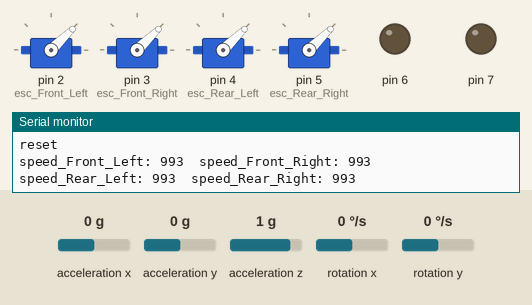
Recording of a sketch running on a simulated Arduino Uno, built with avr-gcc and run on an emulated ATmega328P. Shown: 4 × servo, output pins drawn as LEDs (lit = HIGH), the last lines printed to the serial monitor. Wiring (inferred from the names in the program): MPU-6050 motion sensor at I2C address 0x68. Inputs (shaded band) come from the test bench; at power-on: acceleration x 0 g, rotation y 0 °/s, acceleration y 0 g, acceleration z 1 g, rotation x 0 °/s. No radio packets arrive unless stated.

Above: at 8.2 s.
8.3 s: acceleration x set to -1.4 g
At 8.47 s:
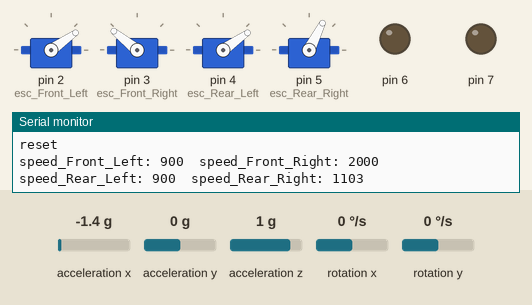
At 10.92 s:
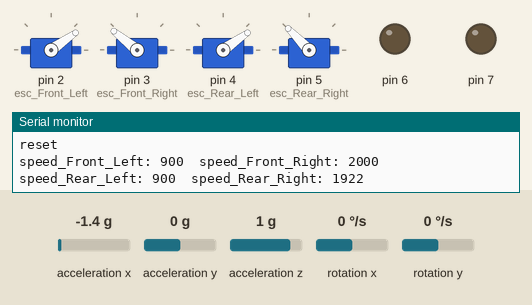
11.3 s: rotation y set to 192 °/s
At 13.5 s:
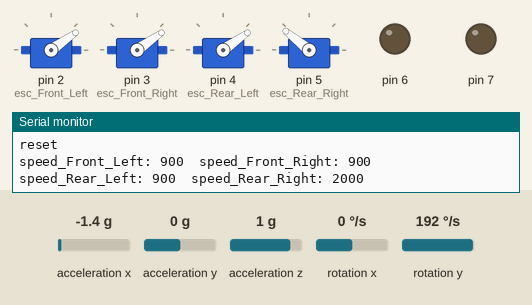
13.9 s: rotation y set to 125 °/s
16.9 s: rotation y set to 120 °/s
19.9 s: rotation y set to -192 °/s
At 22.6 s:
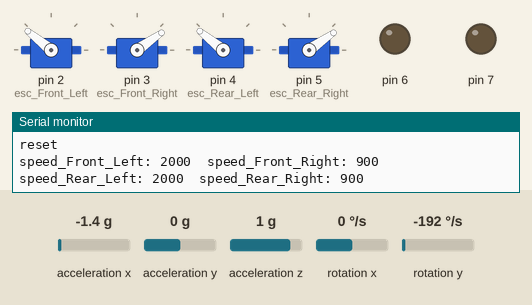
22.9 s: acceleration x set to 0.6 g
25.9 s: acceleration x set to 0.9 g
Timing chart, 0 to 68.6 s (numbered marks = the images above; inputs shaded):
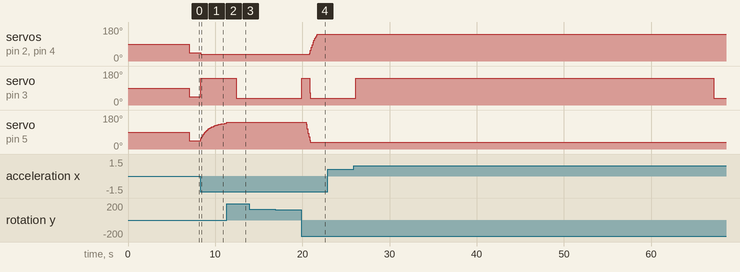

The sketch:

droneV3.ino
```cpp
 //#include <ac_float.h>

//  6 Channel Receiver | 6 Kanal Alıcı
//  PWM output on pins D2, D3, D4, D5, D6, D7 (Çıkış pinleri)
#include <SPI.h>
#include <nRF24L01.h>
#include <RF24.h>
#include <Servo.h>
#include <Wire.h>

Servo ch1;
Servo ch2;
Servo ch3;
Servo ch4;
Servo ch5;
Servo ch6;
struct Signal {
  byte throttle;
  byte pitch;
  byte roll;
  byte yaw;
  byte aux1;
  byte aux2;
};
Signal data;
const uint64_t pipeIn = 0xE9E8F0F0E1LL;
RF24 radio(9, 10);
void ResetData()
{
  Serial.print("reset");
  Serial.print("\n");

  // Define the inicial value of each data input. | Veri girişlerinin başlangıç değerleri
  // The middle position for Potenciometers. (254/2=127) | Potansiyometreler için orta konum
  data.roll = 127;   // Center | Merkez
  data.pitch = 127;  // Center | Merkez
  data.throttle = 1; // Motor Stop | Motor Kapalı
  data.yaw = 127;   // Center | Merkez
  data.aux1 = 127;   // Center | Merkez
  data.aux2 = 127;   // Center | Merkez
}


//drone

Servo esc_Front_Left;
Servo esc_Front_Right;
Servo esc_Rear_Left;
Servo esc_Rear_Right;


//int pin_Front_Left = 2; // this is the output of the arduino
//int pin_Front_Right = 3; // this is the output of the arduino
//int pin_Rear_Left = 4; // this is the output of the arduino
//int pin_Rear_Right = 5; // this is the output of the arduino


//short int maxJoystickInfluence = 20; // the maximum influnce the joystick has over the motors . // must be lower than 180 // the higher this is , the more the drone will be able to tilt
//edn drone

//Gyro values
int16_t Acc_rawX, Acc_rawY, Acc_rawZ, Gyr_rawX, Gyr_rawY, Gyr_rawZ;


float Acceleration_angle[2];
float Gyro_angle[2];
float Total_angle[2];


float elapsedTime, time, timePrev;
int i;
float rad_to_deg = 180 / 3.141592654;

float PID,error, previous_error, error2, previous_error2, PID_2;
float PID_new = 0;
float PID_2_new = 0;

uint8_t count  = 0;
uint8_t count_bool  = 0;
float PID_table[200] = {};
//float PID_2_table[200] = {};

float pid_p = 0;
float pid_i = 0;
float pid_d = 0;
float pid_p_2 = 0;
float pid_i_2 = 0;
float pid_d_2 = 0;
/////////////////PID CONSTANTS/////////////////
float kp = 3.55; //3.55
float ki = 0.005; //0.003
float kd = 0.05; //2.05
//
float kp_2 = 3.0; //3.55
float ki_2 = 0.002; //0.003
float kd_2 = 0.0001; //2.05
///////////////////////////////////////////////

//double throttle = 1300; //initial value of throttle to the motors
float desired_angle = 0;
float desired_angle_2 = 0;

  //This is the angle in which we whant the
//balance to stay steady
//end gyro

//


void setup()
{
  Serial.begin(9600);
  //Set the pins for each PWM signal | Her bir PWM sinyal için pinler belirleniyor.
  //  ch1.attach(2);
  //  ch2.attach(3);
  //  ch3.attach(4);
  //  ch4.attach(5);
  //  ch5.attach(6);
  //  ch6.attach(7);
  //Configure the NRF24 module
  ResetData();
  radio.begin();
  radio.openReadingPipe(1, pipeIn);
  radio.setAutoAck(false);
  radio.setDataRate(RF24_250KBPS);
  radio.setPALevel(RF24_PA_HIGH);
  radio.startListening(); //start the radio comunication for receiver | Alıcı olarak sinyal iletişimi başlatılıyor
  pinMode(6, OUTPUT);
  pinMode(7, OUTPUT);


  //drone


  esc_Front_Left.attach(2); // (pin, min pulse width, max pulse width in microseconds)
  esc_Front_Right.attach(3); // (pin, min pulse width, max pulse width in microseconds)
  esc_Rear_Left.attach(4); // (pin, min pulse width, max pulse width in microseconds)
  esc_Rear_Right.attach(5); // (pin, min pulse width, max pulse width in microseconds)
  //  end drone


  //Gyro
  Wire.begin(); //begin the wire comunication
  Wire.beginTransmission(0x68);
  Wire.write(0x6B);
  Wire.write(0);
  Wire.endTransmission(true);

  // right_prop.attach(3); //attatch the right motor to pin 3
  //left_prop.attach(5);  //attatch the left motor to pin 5

  time = millis(); //Start counting time in milliseconds
  /*In order to start up the ESCs we have to send a min value
     of PWM to them before connecting the battery. Otherwise
     the ESCs won't start up or enter in the configure mode.
     The min value is 1000us and max is 2000us, REMEMBER!*/
  //left_prop.writeMicroseconds(1000);
  // right_prop.writeMicroseconds(1000);
  delay(7000); /*Give some delay, 7s, to have time to connect
                 the propellers and let everything start up*/


  //edn gyro


}


unsigned long lastRecvTime = 0;
void recvData()
{
  while ( radio.available() ) {
    //Serial.print("available");
    radio.read(&data, sizeof(Signal));
    lastRecvTime = millis();   // receive the data | data alınıyor
    //led
    if (radio.available()) {
      digitalWrite(7, HIGH);
    }
    else{
      esc_Front_Left.writeMicroseconds(1000);    // Send the signal to the ESC
  esc_Front_Right.writeMicroseconds(1000);    // Send the signal to the ESC
  esc_Rear_Left.writeMicroseconds(1000);    // Send the signal to the ESC
  esc_Rear_Right.writeMicroseconds(1000);    // Send the signal to the ESC
  }

  }
}


void loop()
{
  recvData();
  unsigned long now = millis();
  if ( now - lastRecvTime > 1000 ) {
    ResetData(); // Signal lost.. Reset data | Sinyal kayıpsa data resetleniyor
  }
  int ch_width_4 = map(data.yaw,      15, 255, 990, 2000);     // pin D5 (PWM signal)
  int ch_width_2 = map(data.pitch,    15, 255, 990, 2000);     // pin D3 (PWM signal)
  int ch_width_3 = map(data.throttle, 15, 255, 990, 2000);     // pin D4 (PWM signal)
  int ch_width_1 = map(data.roll,     15, 255, 990, 2000);     // pin D2 (PWM signal)
  int ch_width_5 = map(data.aux1,     15, 255, 990, 2000);     // pin D6 (PWM signal)
  int ch_width_6 = map(data.aux2,     15, 255, 990, 2000);     // pin D7 (PWM signal)
  // Write the PWM signal | PWM sinyaller çıkışlara gönderiliyor
  //  ch1.writeMicroseconds(ch_width_1);
  //  ch2.writeMicroseconds(ch_width_2);
  //  ch3.writeMicroseconds(ch_width_3);
  //  ch4.writeMicroseconds(ch_width_4);
  //  ch5.writeMicroseconds(ch_width_5);
  //  ch6.writeMicroseconds(ch_width_6);


  //drone
  int potValue = map(data.throttle, 0 , 255, 990, 2000);

  int speed_Front_Left = potValue;
  int speed_Front_Right = potValue;
  int speed_Rear_Left = potValue;
  int speed_Rear_Right = potValue;


  int xValue = map(data.roll, 0, 255, -20, 20);   // scale it to use it with the servo library (value between 0 and 180)
  int yValue = map(data.pitch, 0, 255, 20, -20);   // scale it to use it with the servo library (value between 0 and 180)

  if (potValue > 1100) {
    if (xValue < 0)
    {
      speed_Front_Left += xValue;
      speed_Rear_Left += xValue;
    }
    else
    {
      speed_Front_Right -= xValue;
      speed_Rear_Right -= xValue;
    }

    if (yValue > 0)
    {
      speed_Front_Left -= yValue;
      speed_Front_Right -= yValue;
    }
    else
    {
      speed_Rear_Left += yValue;
      speed_Rear_Right += yValue;
    }
  }


  //end drone


  //  Serial.print("data.throttle: ");
  //  Serial.print(data.throttle);
  //  Serial.print("\t");
  //  Serial.print("speed_Front_Right: ");
  //  Serial.print(speed_Front_Right);
  //  Serial.print("\t");
  //  Serial.print("speed_Rear_Left: ");
  //  Serial.print(speed_Rear_Left);
  //  Serial.print("\t");
  //  Serial.print("speed_Rear_Right: ");
  //  Serial.print(speed_Rear_Right);
  //  Serial.print("\n");


  //Gyro
  timePrev = time;  // the previous time is stored before the actual time read
  time = millis();  // actual time read
  elapsedTime = (time - timePrev) / 1000;

  /*The tiemStep is the time that elapsed since the previous loop.
     This is the value that we will use in the formulas as "elapsedTime"
     in seconds. We work in ms so we haveto divide the value by 1000
    to obtain seconds*/

  /*Reed the values that the accelerometre gives.
     We know that the slave adress for this IMU is 0x68 in
     hexadecimal. For that in the RequestFrom and the
     begin functions we have to put this value.*/

  Wire.beginTransmission(0x68);
  Wire.write(0x3B); //Ask for the 0x3B register- correspond to AcX
  Wire.endTransmission(false);
  Wire.requestFrom(0x68, 6, true);

  /*We have asked for the 0x3B register. The IMU will send a brust of register.
     The amount of register to read is specify in the requestFrom function.
     In this case we request 6 registers. Each value of acceleration is made out of
     two 8bits registers, low values and high values. For that we request the 6 of them
     and just make then sum of each pair. For that we shift to the left the high values
     register (<<) and make an or (|) operation to add the low values.*/

  Acc_rawX = Wire.read() << 8 | Wire.read(); //each value needs two registres
  Acc_rawY = Wire.read() << 8 | Wire.read();
  Acc_rawZ = Wire.read() << 8 | Wire.read();


  /*///This is the part where you need to calculate the angles using Euler equations///*/

  /* - Now, to obtain the values of acceleration in "g" units we first have to divide the raw
     values that we have just read by 16384.0 because that is the value that the MPU6050
     datasheet gives us.*/
  /* - Next we have to calculate the radian to degree value by dividing 180º by the PI number
    which is 3.141592654 and store this value in the rad_to_deg variable. In order to not have
    to calculate this value in each loop we have done that just once before the setup void.
  */

  /* Now we can apply the Euler formula. The atan will calculate the arctangent. The
      pow(a,b) will elevate the a value to the b power. And finnaly sqrt function
      will calculate the rooth square.*/
  /*---X---*/
  Acceleration_angle[0] = atan((Acc_rawY / 16384.0) / sqrt(pow((Acc_rawX / 16384.0), 2) + pow((Acc_rawZ / 16384.0), 2))) * rad_to_deg;
  /*---Y---*/
  Acceleration_angle[1] = atan(-1 * (Acc_rawX / 16384.0) / sqrt(pow((Acc_rawY / 16384.0), 2) + pow((Acc_rawZ / 16384.0), 2))) * rad_to_deg;

  /*Now we read the Gyro data in the same way as the Acc data. The adress for the
     gyro data starts at 0x43. We can see this adresses if we look at the register map
     of the MPU6050. In this case we request just 4 values. W don¡t want the gyro for
     the Z axis (YAW).*/

  Wire.beginTransmission(0x68);
  Wire.write(0x43); //Gyro data first adress
  Wire.endTransmission(false);
  Wire.requestFrom(0x68, 4, true); //Just 4 registers

  Gyr_rawX = Wire.read() << 8 | Wire.read(); //Once again we shif and sum
  Gyr_rawY = Wire.read() << 8 | Wire.read();

  /*Now in order to obtain the gyro data in degrees/seconda we have to divide first
    the raw value by 131 because that's the value that the datasheet gives us*/

  /*---X---*/
  Gyro_angle[0] = Gyr_rawX / 131.0;
  /*---Y---*/
  Gyro_angle[1] = Gyr_rawY / 131.0;

  /*Now in order to obtain degrees we have to multiply the degree/seconds
    value by the elapsedTime.*/
  /*Finnaly we can apply the final filter where we add the acceleration
    part that afects the angles and ofcourse multiply by 0.98 */

  /*---X axis angle---*/
  Total_angle[0] = 0.7 * (Total_angle[0] + Gyro_angle[0] * elapsedTime) + 0.3 * Acceleration_angle[0];
  /*---Y axis angle---*/
  Total_angle[1] = 0.9 * (Total_angle[1] + Gyro_angle[1] * elapsedTime) + 0.1 * Acceleration_angle[1];

  /*Now we have our angles in degree and values from -10º0 to 100º aprox*/
//      Serial.print("Total_angle[0]: ");
//      Serial.print(Total_angle[0]);
//      Serial.print("\t");
//      Serial.print("Total_angle[1]: ");
//      Serial.print(Total_angle[1]);
//      Serial.print("\n");


  /*///////////////////////////P I D///////////////////////////////////*/
  /*Remember that for the balance we will use just one axis. I've choose the x angle
    to implement the PID with. That means that the x axis of the IMU has to be paralel to
    the balance*/

  /*First calculate the error between the desired angle and
    the real measured angle*/
  error =  Total_angle[1] - desired_angle;
  error2 = Total_angle[0] - desired_angle_2;
  /*Next the proportional value of the PID is just a proportional constant
    multiplied by the error*/

  pid_p = kp * error;
  pid_p_2 = kp_2 * error2;

  /*The integral part should only act if we are close to the
    desired position but we want to fine tune the error. That's
    why I've made a if operation for an error between -2 and 2 degree.
    To integrate we just sum the previous integral value with the
    error multiplied by  the integral constant. This will integrate (increase)
    the value each loop till we reach the 0 point*/
  if (-3 < error < 3)
  {
    pid_i = pid_i + (ki * error);
  }

  if (-3 < error2 < 3)
  {
    pid_i_2 = pid_i_2 + (ki_2 * error2);
  }


  /*The last part is the derivate. The derivate acts upon the speed of the error.
    As we know the speed is the amount of error that produced in a certain amount of
    time divided by that time. For taht we will use a variable called previous_error.
    We substract that value from the actual error and divide all by the elapsed time.
    Finnaly we multiply the result by the derivate constant*/

  pid_d = kd * ((error - previous_error) / elapsedTime);
  pid_d_2 = kd_2 * ((error2 - previous_error2) / elapsedTime);


  /*The final PID values is the sum of each of this 3 parts*/
  PID = pid_p + pid_i + pid_d;
  PID_2 = pid_p_2 + pid_i_2 + pid_d_2;


//
//  Serial.print("PID: ");
//      Serial.print(PID);
//      Serial.print("\t");
//      Serial.print("PID_2: ");
//      Serial.print(PID_2);
//      Serial.print("\n");

  /*We know taht the min value of PWM signal is 1000us and the max is 2000. So that
    tells us that the PID value can/s oscilate more than -1000 and 1000 because when we
    have a value of 2000us the maximum value taht we could sybstract is 1000 and when
    we have a value of 1000us for the PWM sihnal, the maximum value that we could add is 1000
    to reach the maximum 2000us*/
  if (PID < -1000)
  {
    PID = -1000;
  }
  if (PID > 1000)
  {
    PID = 1000;
  }

  if (PID_2 < -1000)
  {
    PID_2 = -1000;
  }
  if (PID_2 > 1000)
  {
    PID_2 = 1000;
  }


  /*Finnaly we calculate the PWM width. We sum the desired throttle and the PID value*/


   speed_Rear_Left = speed_Rear_Left  - (PID*5);
   speed_Front_Left = speed_Front_Left - (PID*5);

   speed_Rear_Right = speed_Rear_Right + (PID*5);
   speed_Front_Right = speed_Front_Right + (PID*50) ;


   speed_Front_Right = speed_Front_Right - (PID_2*5);
   speed_Rear_Right = speed_Rear_Right + (PID_2*5);

   speed_Front_Left = speed_Front_Left - (PID_2*5);
   speed_Rear_Left = speed_Rear_Left + (PID_2*5);


  /*Once again we map the PWM values to be sure that we won't pass the min
    and max values. Yes, we've already maped the PID values. But for example, for
    throttle value of 1300, if we sum the max PID value we would have 2300us and
    that will mess up the ESC.*/
  //Right
  if (speed_Front_Right < 900)
  {
    speed_Front_Right = 900;
  }
  if (speed_Front_Right > 2000)
  {
    speed_Front_Right = 2000;
  }
  //Left
  if (speed_Front_Left < 900)
  {
    speed_Front_Left = 900;
  }
  if (speed_Front_Left > 2000)
  {
    speed_Front_Left = 2000;
  }

   if (speed_Rear_Right < 900)
  {
    speed_Rear_Right = 900;
  }
  if (speed_Rear_Right > 2000)
  {
    speed_Rear_Right = 2000;
  }
  //Left
  if (speed_Rear_Left < 900)
  {
    speed_Rear_Left = 900;
  }
  if (speed_Rear_Left > 2000)
  {
    speed_Rear_Left = 2000;
  }


//  if(PID<-20 || PID>20){
//     speed_Front_Left =1000;
//     speed_Front_Right = 1000;
//     speed_Rear_Left = 1000;
//     speed_Rear_Right = 1000;
//    }
//   if(PID_2<-20 || PID_2>20){
//     speed_Front_Left =1000;
//     speed_Front_Right = 1000;
//     speed_Rear_Left = 1000;
//     speed_Rear_Right = 1000;
//    }


//     Serial.print("speed_Front_Left: ");
//  Serial.print(speed_Front_Left);
//  Serial.print("\t");
//  Serial.print("speed_Front_Right: ");
//  Serial.print(speed_Front_Right);
//  Serial.print("\t");
//  Serial.print("speed_Rear_Left: ");
//  Serial.print(speed_Rear_Left);
//  Serial.print("\t");
//  Serial.print("speed_Rear_Right: ");
//  Serial.print(speed_Rear_Right);
//  Serial.print("\n");
  /*Finnaly using the servo function we create the PWM pulses with the calculated
    width for each pulse*/
  //left_prop.writeMicroseconds(pwmLeft);
  //right_prop.writeMicroseconds(pwmRight);


  //Serial.print(desired_angle);
  //Serial.print("\n");


  if(count==100)
  {
    count=0;
  }

  PID_table[count] =  PID;
  PID_table[count+100] =  PID_2;

  if(count== 99)
    {
      PID_new = PID;
      for(int i = 0 ; i< 100 ; i++)
      {

        if(abs(PID_table[i]  -  PID_new) <3){
           count_bool++;
           //Serial.print(count_bool);
           //Serial.print("\t");
        }
        PID_table[i] = 0;
      }
      if(count_bool == 100)
      {
        desired_angle=Total_angle[1];
        error = 0;
        PID=0;


      }
      count_bool  =0;


   }

  if(count== 99)
  {
    PID_2_new = PID_2;
    for(int i = 100 ; i< 200 ; i++)
    {

      if(abs(PID_table[i]  -  PID_2_new) <8){
         count_bool++;
         //Serial.print(count_bool);
         //Serial.print("\t");
      }
      PID_table[i] = 0;
    }
    if(count_bool == 100)
    {
      desired_angle_2=Total_angle[0];
      error2 = 0;
      PID_2=0;


    }
    count_bool  =0;


 }


   count++;


    previous_error = error; //Remember to store the previous error.
  previous_error2 = error2;

  //end gyro


  esc_Front_Left.writeMicroseconds(speed_Front_Left);    // Send the signal to the ESC
  esc_Front_Right.writeMicroseconds(speed_Front_Right);    // Send the signal to the ESC
  esc_Rear_Left.writeMicroseconds(speed_Rear_Left);    // Send the signal to the ESC
  esc_Rear_Right.writeMicroseconds(speed_Rear_Right);    // Send the signal to the ESC


  Serial.print("speed_Front_Left: ");
  Serial.print(speed_Front_Left);
  Serial.print("\t");
  Serial.print("speed_Front_Right: ");
  Serial.print(speed_Front_Right);
  Serial.print("\t");
  Serial.print("speed_Rear_Left: ");
  Serial.print(speed_Rear_Left);
  Serial.print("\t");
  Serial.print("speed_Rear_Right: ");
  Serial.print(speed_Rear_Right);
  Serial.print("\n");


  //
}
```

Measured:
- after the input at 8.3 s, servo on pin 2 (esc_Front_Left), servo on pin 4 (esc_Rear_Left): 44° → 35° at once; servo on pin 3 (esc_Front_Right): 44° → 141° at once; servo on pin 5 (esc_Rear_Right): moves from 44° to 136° over 2.8 s, starting at once
- after the input at 11.3 s, servo on pin 3 (esc_Front_Right): 141° → 35° after 1.1 s
- after the input at 19.9 s, servo on pin 2 (esc_Front_Left), servo on pin 4 (esc_Rear_Left): moves from 35° to 141° over 0.90 s, starting after 0.93 s; servo on pin 3 (esc_Front_Right): 35° → 141° at once, → 66° 0.90 s later, → 35° 0.10 s later; servo on pin 5 (esc_Rear_Right): moves from 141° to 35° over 0.50 s, starting after 0.53 s
